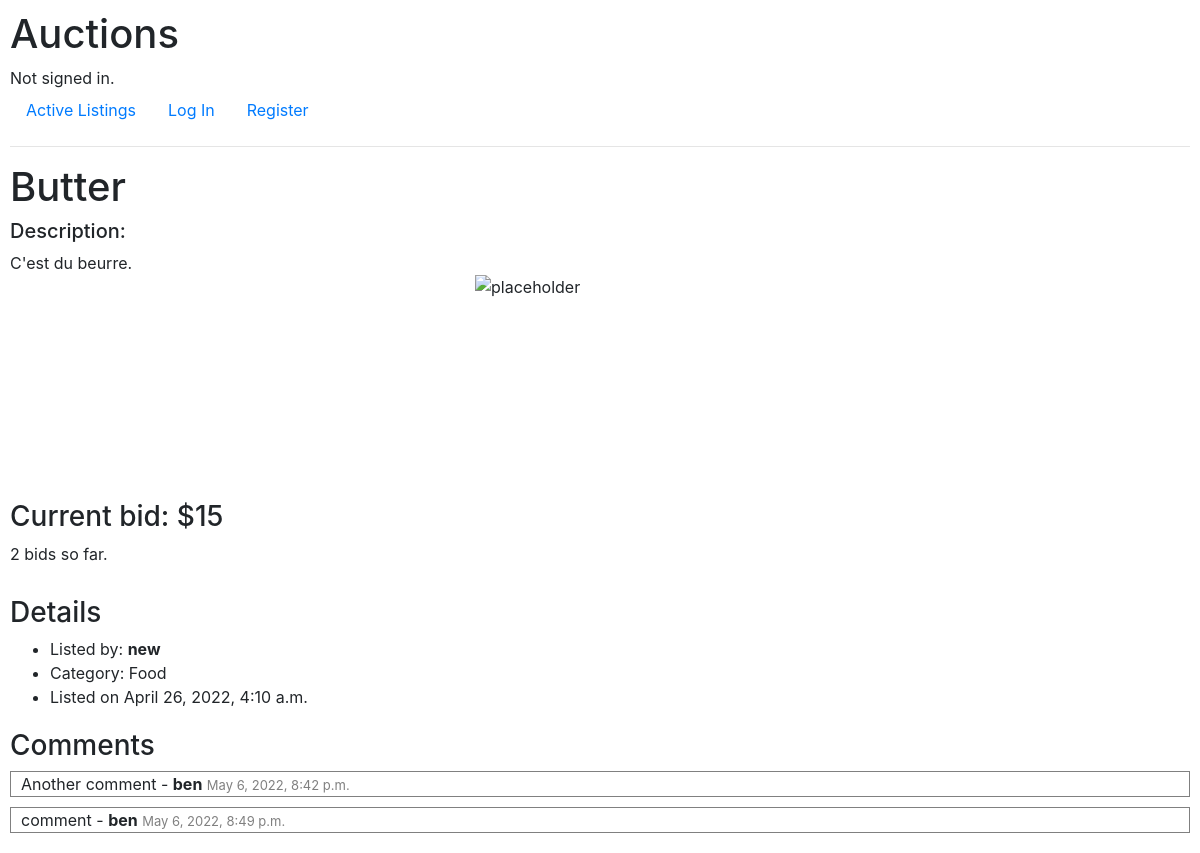
Screenshot of /listing/20 with the database file from the repository.
### auctions/models.py (models this page shows)
class Listing(models.Model):
    item = models.ForeignKey(Item, on_delete=models.CASCADE, related_name="itemListings")
    lister = models.ForeignKey(User, on_delete=models.CASCADE, related_name="listings")
    datetime = models.DateTimeField()
    closed = models.BooleanField(default=False)

class Item(models.Model):
    name = models.CharField(max_length=64)
    price = models.IntegerField()
    image = models.CharField(max_length=1000)
    description = models.CharField(max_length=700)
    category = models.CharField(max_length=64)

class Bid(models.Model):
    listing = models.ForeignKey(Listing, on_delete=models.CASCADE, related_name="listingBids")
    leader = models.ForeignKey(User, null=True, on_delete=models.CASCADE, related_name="biddingLeaders")
    numbids = models.IntegerField()

class User(AbstractUser):
    pass

class Comment(models.Model):
    comment = models.CharField(max_length=1500)
    commenter = models.ForeignKey(User, on_delete=models.CASCADE, related_name="comments")
    listing = models.ForeignKey(Listing, on_delete=models.CASCADE, related_name="listingComments")
    datetime = models.DateTimeField()

### auctions/views.py (the view)
# urls.py: path("listing/<int:id>", views.listing, name="listing"),
def listing(request, id):
    listing = Listing.objects.get(pk=id)
    bids = listing.listingBids.all()
    try:
        watching = Watchlist.objects.filter(user=User.objects.get(username=request.user), listing=listing)
        watchlist = True if watching else False                     # Find if item is on user watchlist
    except User.DoesNotExist:
        watchlist = None
    for b in bids:
        bid = b
    if request.method == "POST":                        # POST requests are for comments, still should render listing page as normal
        comment = request.POST["comment"]
        if comment:
            time = datetime.datetime.now()
            Comment(comment=comment, commenter=User.objects.get(username=request.user), listing=listing, datetime=time).save()
    return render(request, "auctions/listing.html", {
        "listing": listing,
        "comments": listing.listingComments.all(),
        "bid": bid,
        "leading": True if bid.leader and bid.leader.username == request.user.username else False,          # If user is leading bidding, this is true
        "creator": True if request.user.username == listing.lister.username else False,                     # If user created post, this is true
        "closed": True if bid.listing.closed else False,
        "watchlist": watchlist
    })

### auctions/templates/auctions/listing.html (shortened to what this page needs)
{% extends "auctions/layout.html" %}
{% block body %}
    <h1>{{ listing.item.name }}</h1>
    {% if listing.item.description %}
    <h5>Description: </h5>
    {{ listing.item.description }}
    {% endif %}
    <div class="picture">
        {% if listing.item.image %}
        <img src="{{ listing.item.image }}" alt="item-image" width="450" height="400">
        {% else %}
        <img src="https://www.russorizio.com/wp-content/uploads/2016/07/ef3-placeholder-image.jpg" alt="placeholder" width="250" height="225">
        {% endif %}
    </div>
    <h3>{% if closed %} Sold: {% else %} Current bid: {% endif %} ${{ listing.item.price }}</h3>
    <span>{{ bid.numbids }} bids so far.
    </span>
    <div id="details">
        <h3>Details</h3>
        <ul>
            <li>Listed by: <b>{{ listing.lister.username }}</b></li>
            {% if listing.item.category %}
            <li>Category: {{ listing.item.category }}</li>
            {% else %}
            <li>Category: None</li>
            {% endif %}
            <li>Listed on {{ listing.datetime }}</li>
        </ul>
    </div>
    <div id="comments">
        <h3>Comments</h3>
        {% for comment in comments %}
        <div class="section">
            {{ comment.comment }} - <b>{{ comment.commenter }}</b>   <span class="timestamp">{{ comment.datetime }}</span>
        </div>
        {% empty %}
        No comments yet.
        {% endfor %}
    </div>
{% endblock %}

### auctions/templates/auctions/layout.html (shortened to what this page needs)
{% load static %}
<!DOCTYPE html>
<html lang="en">
    <head>
        <link rel="stylesheet" href="https://stackpath.bootstrapcdn.com/bootstrap/4.4.1/css/bootstrap.min.css">
        <link href="{% static 'auctions/styles.css' %}" rel="stylesheet">
    </head>
    <body>
        <h1>Auctions</h1>
        <div>
            {% if user.is_authenticated %}
                Signed in as <strong>{{ user.username }}</strong>.
            {% else %}
                Not signed in.
            {% endif %}
        </div>
        <ul class="nav">
            <li class="nav-item">
                <a class="nav-link" href="{% url 'index' %}">Active Listings</a>
            </li>
            {% if user.is_authenticated %}
                <li class="nav-item">
                    <a class="nav-link" href="{% url 'creator' %}">Create Listing</a>
                </li>
                <li class="nav-item">
                    <a class="nav-link" href="{% url 'watchlist' %}">Watchlist</a>
                </li>
                <li class="nav-item">
                    <a class="nav-link" href="{% url 'categories' %}">Categories</a>
                </li>
                <li class="nav-item">
                    <a class="nav-link" href="{% url 'logout' %}">Log Out</a>
                </li>
            {% else %}
                <li class="nav-item">
                    <a class="nav-link" href="{% url 'login' %}">Log In</a>
                </li>
                <li class="nav-item">
                    <a class="nav-link" href="{% url 'register' %}">Register</a>
                </li>
            {% endif %}
        </ul>
        <hr>
        {% block body %}
        {% endblock %}
    </body>
</html>

### auctions/static/auctions/styles.css (style rules this page uses)
body { padding: 10px; }
.section { padding-left: 10px; padding-right: 10px; margin-bottom: 10px; border: 1px solid gray; }
.picture { display: flex; justify-content: center; }
.timestamp { color: gray; font-size: small; }
#details { margin-top: 30px; margin-bottom: 20px; }

### rows the page displays
Listing: item.name "Butter", item.description "C'est du beurre.", item.price "15", lister.username "new", item.category "Food", datetime "April 26, 2022, 4:10 a.m."
Bid: numbids "2"
Comment: comment "Another comment", commenter "ben", datetime "May 6, 2022, 8:42 p.m."
Comment: comment "comment", commenter "ben", datetime "May 6, 2022, 8:49 p.m."
